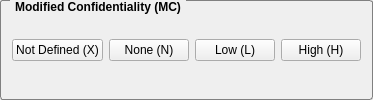
             <widget class="QGroupBox" name="mcGroupBox">
              <property name="styleSheet">
               <string notr="true">QGroupBox {
    border: 1px solid gray;
    border-radius: 3px;
    margin-top: 0.5em;
	font-weight: bold;
}

QGroupBox::title {
    subcontrol-origin: margin;
    left: 10px;
    padding: 0 3px 0 3px;
}</string>
              </property>
              <property name="title">
               <string>Modified Confidentiality (MC)</string>
              </property>
              <layout class="QHBoxLayout" name="horizontalLayout_23">
               <item>
                <widget class="QPushButton" name="mcxPushButton">
                 <property name="toolTip">
                  <string>&lt;html&gt;&lt;head/&gt;&lt;body&gt;&lt;p&gt;Assigning this value to the metric will not influence the score. It is a signal to the equation to skip this metric.&lt;/p&gt;&lt;/body&gt;&lt;/html&gt;</string>
                 </property>
                 <property name="text">
                  <string>Not Defined (X)</string>
                 </property>
                 <property name="checkable">
                  <bool>true</bool>
                 </property>
                 <property name="autoExclusive">
                  <bool>true</bool>
                 </property>
                </widget>
               </item>
               <item>
                <widget class="QPushButton" name="mcnPushButton">
                 <property name="toolTip">
                  <string>&lt;html&gt;&lt;head/&gt;&lt;body&gt;&lt;p&gt;There is no loss of confidentiality within the impacted component.&lt;/p&gt;&lt;/body&gt;&lt;/html&gt;</string>
                 </property>
                 <property name="text">
                  <string>None (N)</string>
                 </property>
                 <property name="checkable">
                  <bool>true</bool>
                 </property>
                 <property name="autoExclusive">
                  <bool>true</bool>
                 </property>
                </widget>
               </item>
               <item>
                <widget class="QPushButton" name="mclPushButton">
                 <property name="toolTip">
                  <string>&lt;html&gt;&lt;head/&gt;&lt;body&gt;&lt;p&gt;There is some loss of confidentiality. Access to some restricted information is obtained, but the attacker does not have control over what information is obtained, or the amount or kind of loss is constrained. The information disclosure does not cause a direct, serious loss to the impacted component.&lt;/p&gt;&lt;/body&gt;&lt;/html&gt;</string>
                 </property>
                 <property name="text">
                  <string>Low (L)</string>
                 </property>
                 <property name="checkable">
                  <bool>true</bool>
                 </property>
                 <property name="autoExclusive">
                  <bool>true</bool>
                 </property>
                </widget>
               </item>
               <item>
                <widget class="QPushButton" name="mchPushButton">
                 <property name="toolTip">
                  <string>&lt;html&gt;&lt;head/&gt;&lt;body&gt;&lt;p&gt;There is total loss of confidentiality, resulting in all resources within the impacted component being divulged to the attacker. Alternatively, access to only some restricted information is obtained, but the disclosed information presents a direct, serious impact. For example, an attacker steals the administrator's password, or private encryption keys of a web server.&lt;/p&gt;&lt;/body&gt;&lt;/html&gt;</string>
                 </property>
                 <property name="text">
                  <string>High (H)</string>
                 </property>
                 <property name="checkable">
                  <bool>true</bool>
                 </property>
                 <property name="autoExclusive">
                  <bool>true</bool>
                 </property>
                </widget>
               </item>
              </layout>
             </widget>
